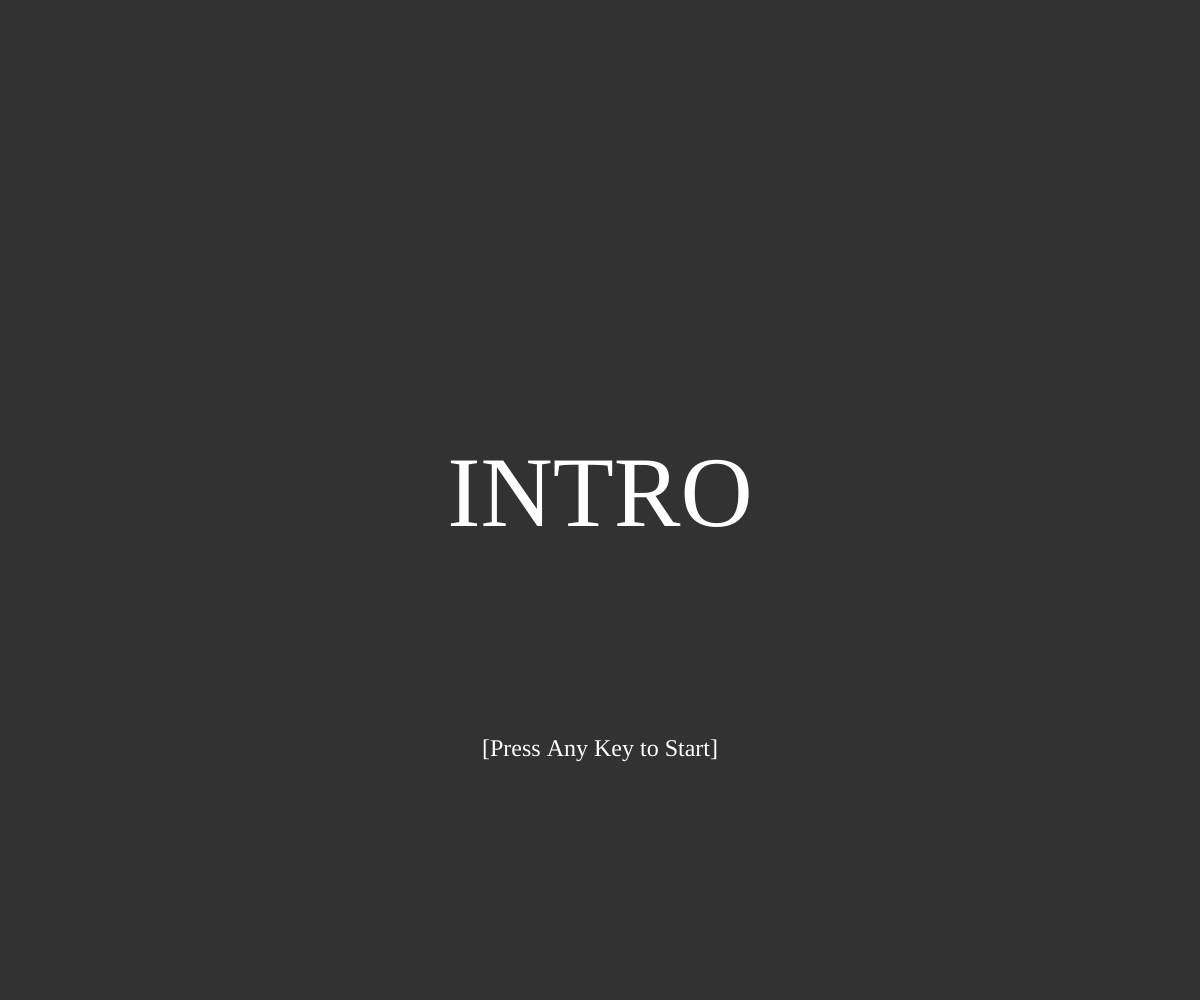
Frame 1 (no input)
Frame 60 (no input): identical to frame 1, image omitted
Frame 120 (the mouse pressed at the canvas centre since frame 60): identical to frame 1, image omitted

The p5.js sketch that drew this single still picture (run headless with seeded random() and noise() and a simulated clock; from frame 60 on, the mouse is pressed at the canvas centre):

// p5.js sketch
// ── sketch.js
let showIntro = true;
let showMainSketch = false;
let showEnding = false;
let showLeft = false,
  showRight = false,
  blinkLeft = false,
  blinkRight = false;
let font, prevTime;
let interval = 1000;

function setup() {
  createCanvas(windowWidth, windowHeight);
  textFont("Georgia");
  prevTime = millis();
}

function draw() {
  background(50);

  if (showIntro) intro();
  else if (showMainSketch) mainSketch();
  else if (showEnding) ending();
}

function keyPressed() {
  if (showIntro) {
    showIntro = false;
    showMainSketch = true;
  } else if (showMainSketch) {
    if (keyCode === LEFT_ARROW) showLeft = !showLeft;
    if (keyCode === RIGHT_ARROW) showRight = !showRight;
    if (keyCode === ENTER) {
      showMainSketch = false;
      showEnding = true;
    }
  }
}

function intro() {
  background(50);
  fill(255);
  noStroke();
  textSize(100);
  textAlign(CENTER, CENTER);
  text("INTRO", width / 2, height / 2);
  textSize(24);
  text("[Press Any Key to Start]", width / 2, height - height / 4);
}

function mainSketch() {
  background(255, 150, 0);
  fill(0);
  noStroke();
  textSize(height / 6);
  textAlign(CENTER, CENTER);
  text("[It could be worse]", width / 2, height / 2);

  if (frameCount % 30 === 0) if (showLeft) blinkLeft = !blinkLeft;

  if (millis() > prevTime + interval) {
    if (showRight) blinkRight = !blinkRight;
    prevTime = millis();
  }

  if (blinkLeft)
    drawlight(width / 4, height - height / 4, color(180, 150, 255));
  if (blinkRight)
    drawlight(width - width / 4, height - height / 4, color(255, 255, 0));
}

function ending() {
  background(180, 122, 87);
  fill(230, 187, 100);
  noStroke();
  textSize(height / 6);
  textAlign(CENTER, CENTER);
  text("[You made it to the end!]", width / 2, height / 2);
}

function drawlight(x, y, c) {
  let r = red(c);
  let g = green(c);
  let b = blue(c);

  for (let i = 0; i < 10; i++) {
    let dia = map(i, 0, 9, 100, 30);
    let alpha = map(i, 0, 9, 20, 255);
    fill(r, g, b, alpha);
    noStroke();
    circle(x, y, dia);
  }
}
